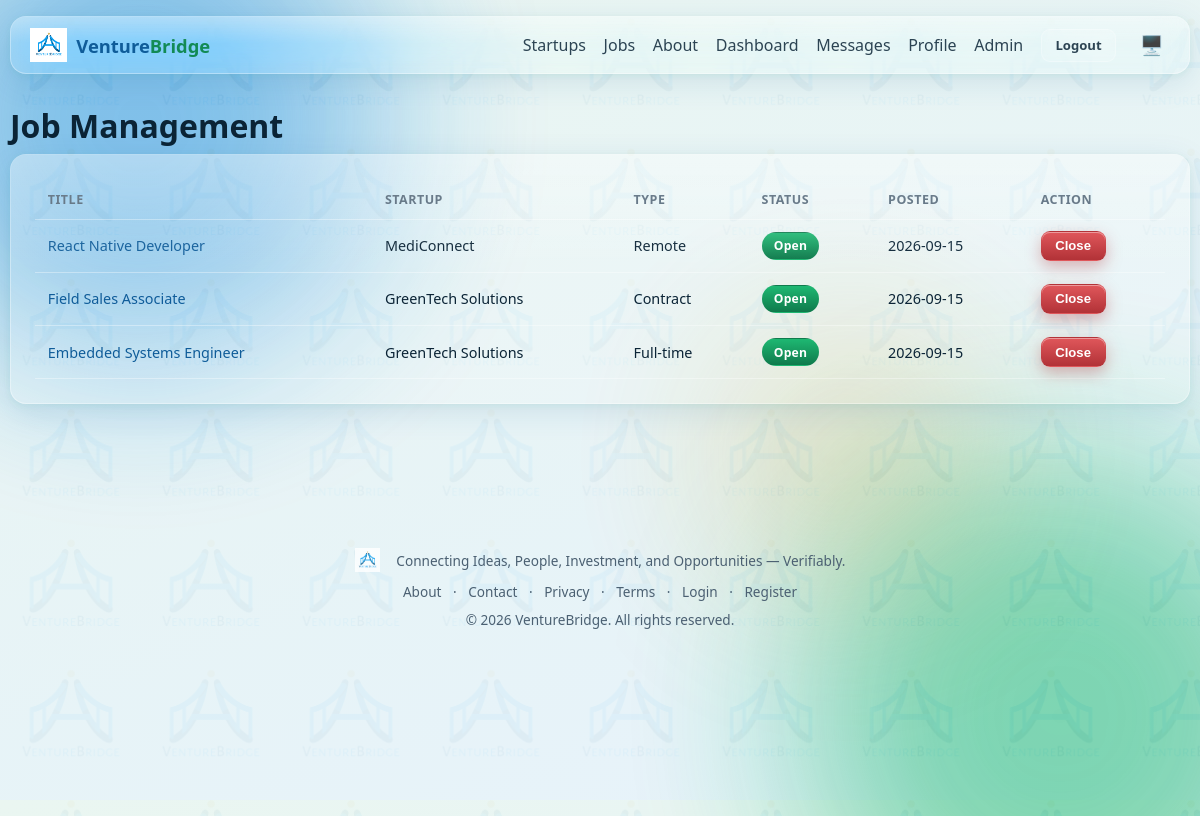
/admin/jobs (signed in), run on an earlier commit of the app's database.
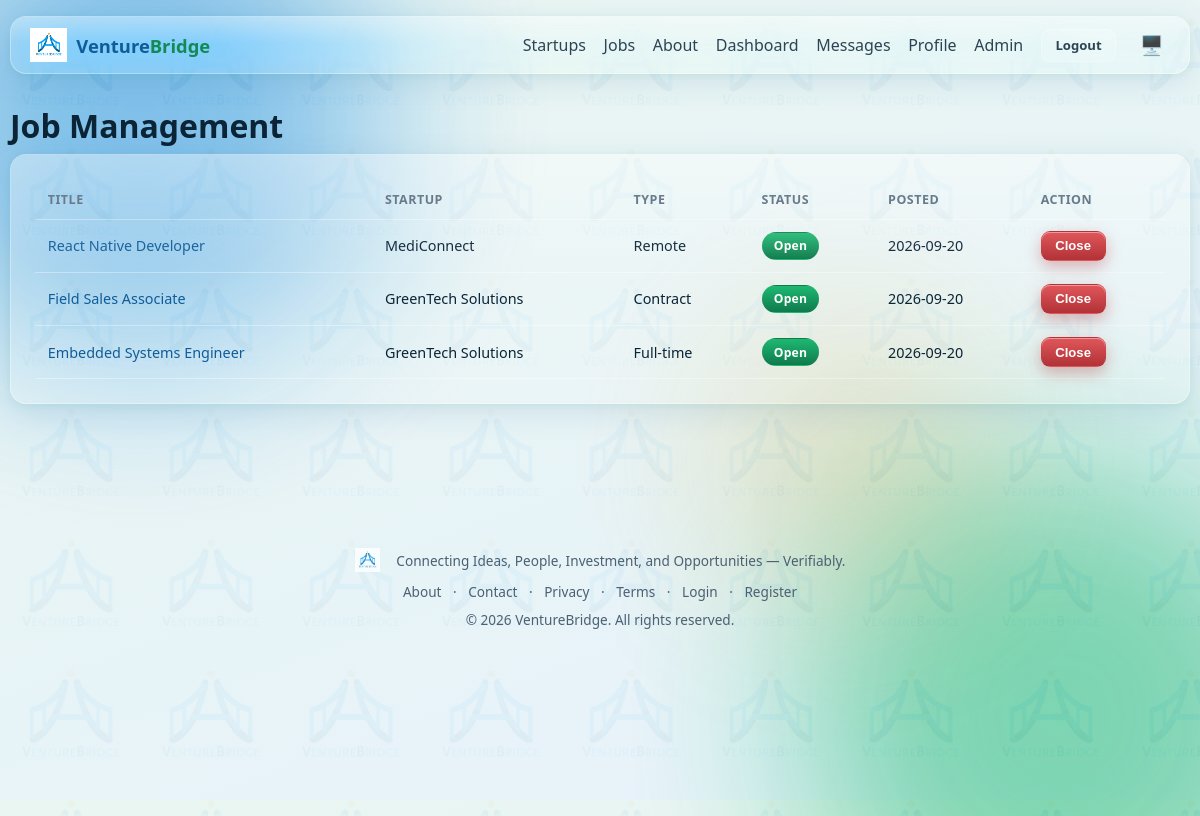
And on a later commit of the database.
### models.py (models this page shows, shortened)
class Job(db.Model):
    id = db.Column(db.Integer, primary_key=True)
    startup_id = db.Column(db.Integer, db.ForeignKey("startup.id"), nullable=False)
    title = db.Column(db.String(150), nullable=False, index=True)
    description = db.Column(db.Text)
    required_skills = db.Column(db.String(500))
    experience_level = db.Column(db.String(50))
    job_type = db.Column(db.String(30))
    location = db.Column(db.String(120), index=True)
    salary_min = db.Column(db.Integer)
    salary_max = db.Column(db.Integer)
    deadline = db.Column(db.Date)
    status = db.Column(db.String(10), default="open")
    created_at = db.Column(db.DateTime, default=datetime.utcnow)
    applications = db.relationship("JobApplication", backref="job", cascade="all,delete", lazy="dynamic")

class Startup(db.Model):
    id = db.Column(db.Integer, primary_key=True)
    founder_id = db.Column(db.Integer, db.ForeignKey("user.id"), nullable=False)
    name = db.Column(db.String(150), nullable=False, index=True)
    logo = db.Column(db.String(255))
    description = db.Column(db.Text)
    industry = db.Column(db.String(120), index=True)
    stage = db.Column(db.String(30))
    location = db.Column(db.String(120), index=True)
    website = db.Column(db.String(255))
    founded_year = db.Column(db.Integer)
    business_model = db.Column(db.String(255))
    team_size = db.Column(db.Integer)
    is_active = db.Column(db.Boolean, default=True)
    document_status = db.Column(db.String(20), default="pending")
    created_at = db.Column(db.DateTime, default=datetime.utcnow)
    documents = db.relationship("StartupDocument", backref="startup", cascade="all,delete", lazy="dynamic")
    jobs = db.relationship("Job", backref="startup", cascade="all,delete", lazy="dynamic")
    investment_requests = db.relationship("InvestmentRequest", backref="startup", cascade="all,delete", lazy="dynamic")

### blueprints/admin.py (the view)
@bp.route("/jobs")
def jobs():
    all_jobs = Job.query.order_by(Job.created_at.desc()).all()
    return render_template("admin/jobs.html", jobs=all_jobs)

### blueprints/admin.py (called while the page is built)
@bp.before_request
@login_required
@roles_required("admin")
def _guard():
    pass

### models.py (called while the page is built)
    @property
    def is_active(self):
        return self.is_active_account

### templates/admin/jobs.html (shortened to what this page needs)
{% extends "base.html" %}
{% block content %}
<div class="animate-in">
  <h1>Job Management</h1>
  <div class="glass card-pad table-wrap">
    <table>
      <thead><tr><th>Title</th><th>Startup</th><th>Type</th><th>Status</th><th>Posted</th><th>Action</th></tr></thead>
      <tbody>
        {% for j in jobs %}
        <tr>
          <td><a href="{{ url_for('jobs.detail', job_id=j.id) }}">{{ j.title }}</a></td>
          <td>{{ j.startup.name }}</td>
          <td>{{ j.job_type }}</td>
          <td>{% if j.status == 'open' %}<span class="badge badge-verified">Open</span>{% else %}<span class="badge badge-rejected">Closed</span>{% endif %}</td>
          <td>{{ j.created_at.strftime("%Y-%m-%d") }}</td>
          <td>
            <form method="POST" action="{{ url_for('admin.toggle_job', job_id=j.id) }}"
                  onsubmit="return confirm('{{ 'Close' if j.status == 'open' else 'Reopen' }} this job?');">
              <button class="btn btn-sm {{ 'btn-danger' if j.status == 'open' else 'btn-green' }}" type="submit">
                {{ "Close" if j.status == "open" else "Reopen" }}
              </button>
            </form>
          </td>
        </tr>
        {% else %}<tr><td colspan="6" class="text-muted">No jobs found.</td></tr>{% endfor %}
      </tbody>
    </table>
  </div>
</div>
{% endblock %}

What changed in the data, as far as the page shows it:
changed Job "React Native Developer": created_at "2026-09-15" → "2026-09-20"
changed Job "Field Sales Associate": created_at "2026-09-15" → "2026-09-20"
changed Job "Embedded Systems Engineer": created_at "2026-09-15" → "2026-09-20"
